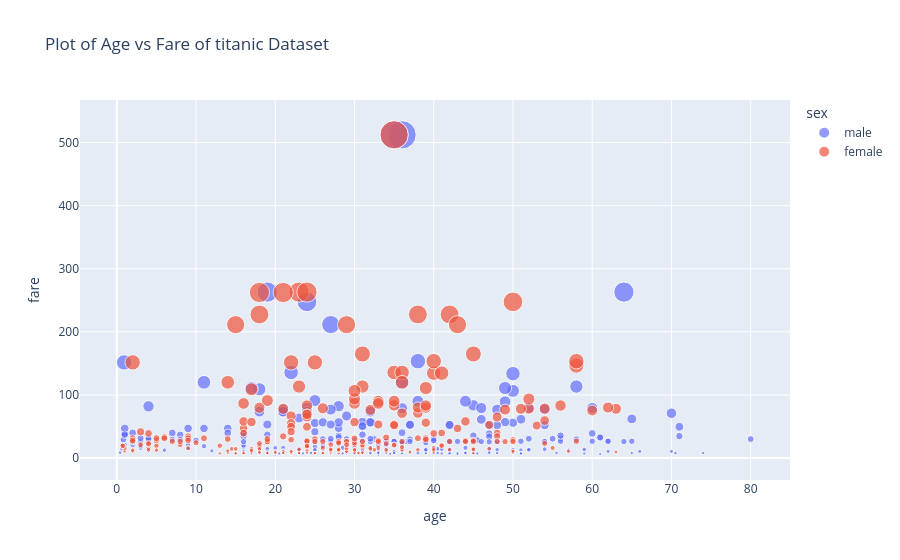

Source (notebook cell):
### Code cell
# scatter plot

# if the nan values available in  the daraset then how i can remove the nan values from the dataset
# df.dropna(inplace=True)
fig  = px.scatter(df, x='age', y='fare', color='sex', size='fare', title='Plot of Age vs Fare of titanic Dataset')
fig.show()

### Figure 1 — Plotly figure (JSON) as saved in the notebook; plotly's stock layout.template omitted (floating-point values rounded to 4 significant figures; data arrays with more than 128 entries replaced by an {"elided": "..."} marker saying what was removed)
{"data": [{"hovertemplate": "sex=male<br>age=%{x}<br>fare=%{marker.size}<extra></extra>", "legendgroup": "male", "marker": {"color": "#636efa", "size": {"elided": "577 float values"}, "sizemode": "area", "sizeref": 1.281, "symbol": "circle"}, "mode": "markers", "name": "male", "orientation": "v", "showlegend": true, "type": "scatter", "x": {"elided": "577 float values"}, "xaxis": "x", "y": {"elided": "577 float values"}, "yaxis": "y"}, {"hovertemplate": "sex=female<br>age=%{x}<br>fare=%{marker.size}<extra></extra>", "legendgroup": "female", "marker": {"color": "#EF553B", "size": {"elided": "314 float values"}, "sizemode": "area", "sizeref": 1.281, "symbol": "circle"}, "mode": "markers", "name": "female", "orientation": "v", "showlegend": true, "type": "scatter", "x": {"elided": "314 float values"}, "xaxis": "x", "y": {"elided": "314 float values"}, "yaxis": "y"}], "layout": {"legend": {"itemsizing": "constant", "title": {"text": "sex"}, "tracegroupgap": 0}, "title": {"text": "Plot of Age vs Fare of titanic Dataset"}, "xaxis": {"anchor": "y", "domain": [0, 1], "title": {"text": "age"}}, "yaxis": {"anchor": "x", "domain": [0, 1], "title": {"text": "fare"}}}}
